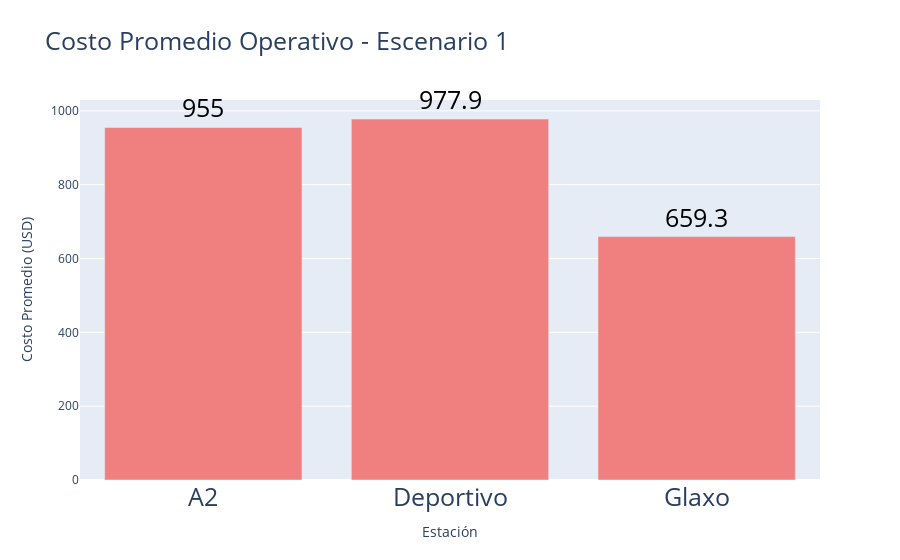

This figure's notebook cell:
### Code cell
import pandas as pd
import plotly.express as px

# Cargar datos desde el archivo
df = pd.read_excel("Es7_MejorResultado1Glaxomenortiempo.xlsx", sheet_name="RESUMEN")

# Redondear valores para que se vean bien
df["Costo_Promedio_USD"] = df["Costo_Promedio_USD"].round(1)

# Crear la gráfica de barras verticales
fig = px.bar(
    df,
    x="Estacion",
    y="Costo_Promedio_USD",
    text="Costo_Promedio_USD",
    title="Costo Promedio Operativo - Escenario 1",
    color_discrete_sequence=["lightcoral"]
)

# Configurar visualización del texto
fig.update_traces(
    textposition="outside",
    textfont=dict(size=25, color="black"),
    cliponaxis=False  # Asegura que no se corten los textos
)

# Ajustar diseño general
fig.update_layout(
    yaxis_title="Costo Promedio (USD)",
    xaxis_title="Estación",
    title_font_size=25,
    xaxis_tickfont=dict(size=25),  # Tamaño de texto en nombres de estaciones
)

# Mostrar
fig.show()

### Figure 1 — Plotly figure (JSON) as saved in the notebook; plotly's stock layout.template omitted (floating-point values rounded to 4 significant figures)
{"data": [{"cliponaxis": false, "hovertemplate": "Estacion=%{x}<br>Costo_Promedio_USD=%{text}<extra></extra>", "legendgroup": "", "marker": {"color": "lightcoral", "pattern": {"shape": ""}}, "name": "", "orientation": "v", "showlegend": false, "text": [955.0, 977.9, 659.3], "textfont": {"color": "black", "size": 25}, "textposition": "outside", "type": "bar", "x": ["A2", "Deportivo", "Glaxo"], "xaxis": "x", "y": [955.0, 977.9, 659.3], "yaxis": "y"}], "layout": {"barmode": "relative", "legend": {"tracegroupgap": 0}, "title": {"font": {"size": 25}, "text": "Costo Promedio Operativo - Escenario 1"}, "xaxis": {"anchor": "y", "domain": [0, 1], "tickfont": {"size": 25}, "title": {"text": "Estación"}}, "yaxis": {"anchor": "x", "domain": [0, 1], "title": {"text": "Costo Promedio (USD)"}}}}
